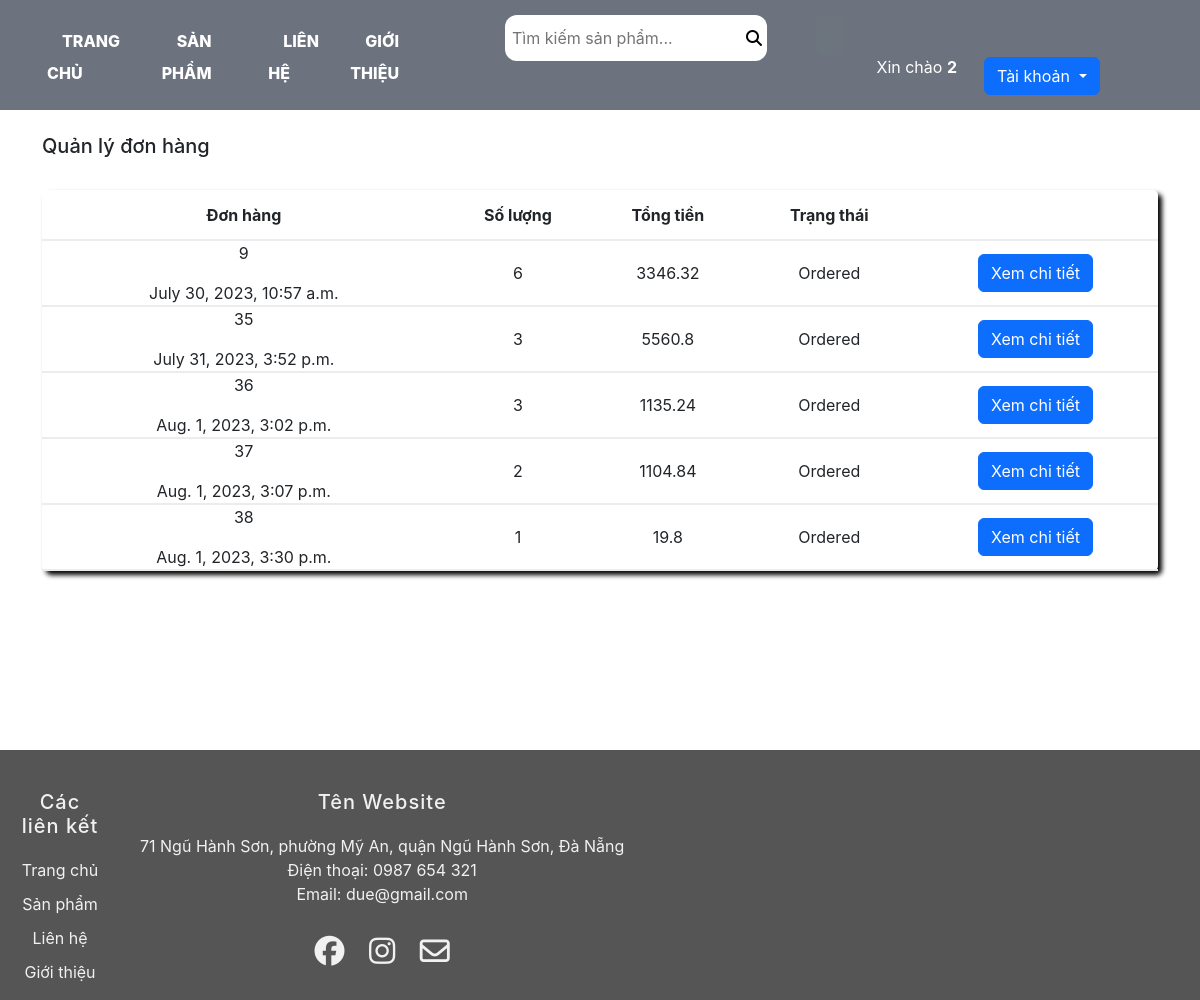
/order_list/ (signed in), run on an earlier commit of the app's database.
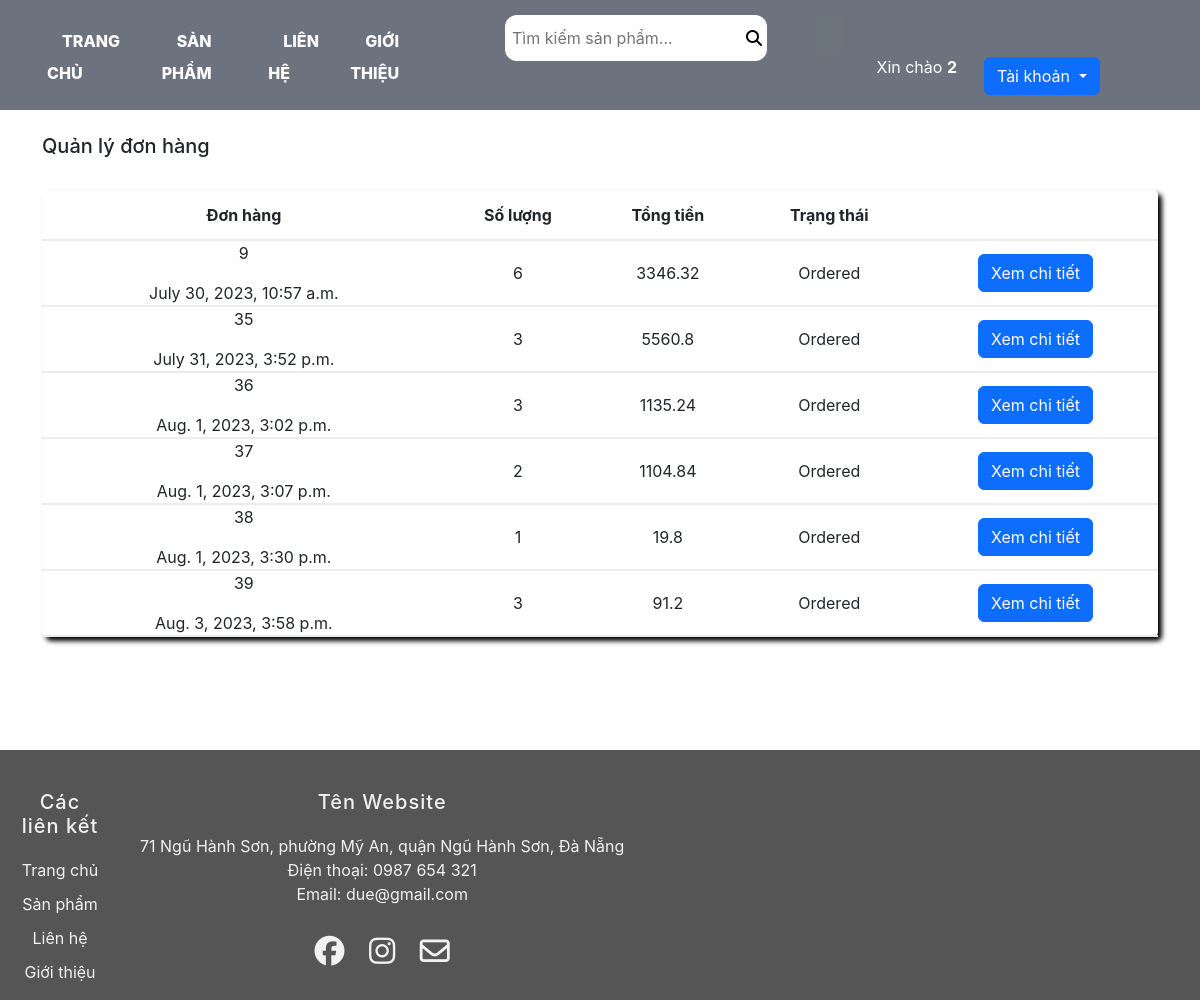
And on a later commit of the database.
### order/models.py (models this page shows)
class Order(models.Model):
    status_choices = (
        (1, "Cart"),
        (2, "Ordered"),
        (3, "Cancelled"),
    )
    total_price = models.FloatField(default=0)
    quantity = models.PositiveIntegerField(default=0)
    user = models.ForeignKey(Users, related_name='users', on_delete=models.CASCADE, null=True, blank=True)
    status = models.IntegerField(choices=status_choices, default=1)
    datetime = models.DateTimeField(null=True, blank=True)

### product/views.py (the view, shortened to what this page needs)
# urls.py: path('order_list/',views.order_list, name="order_list"),
def order_list(request):
    list = Order.objects.filter(user=request.user, status =2)
    return render (request,'product/account.html',{'order':list})

### product/templates/product/account.html (shortened to what this page needs)
{% extends 'product/base.html' %}
{% load static %}
{% block content %}
<head>
    <link rel="stylesheet" href="{% static 'css/product.css' %}">
    <link href="https://cdn.jsdelivr.net/npm/bootstrap@5.3.1/dist/css/bootstrap.min.css" rel="stylesheet">
</head>
<br>
<h5>Quản lý đơn hàng</h5>
<br>
<table class ="order-tb">
    <tr class="tb-h">
        <th>Đơn hàng</th>
        <th>Số lượng</th>
        <th>Tổng tiền</th>
        <th>Trạng thái</th>
        <th></th>
    </tr>
    {% for i in order %}
        <tr class="table-order">
        <td><p>{{i.id}}</p>{{i.datetime}}</td>
        <td>{{i.quantity}}</td>
        <td>{{i.total_price}}</td>
        <td>{{i.get_status_display}}</td>
        <td><a href="{% url 'product:review_order' i.id%}" class="btn btn-primary">Xem chi tiết</a></td>
    {% endfor %}
        </tr>
    </table>
{% endblock %}

What changed in the data, as far as the page shows it:
now on this page (row edited): Order: id "39", datetime "Aug. 3, 2023, 3:58 p.m.", quantity "3", total_price "91.2", status "Ordered"
